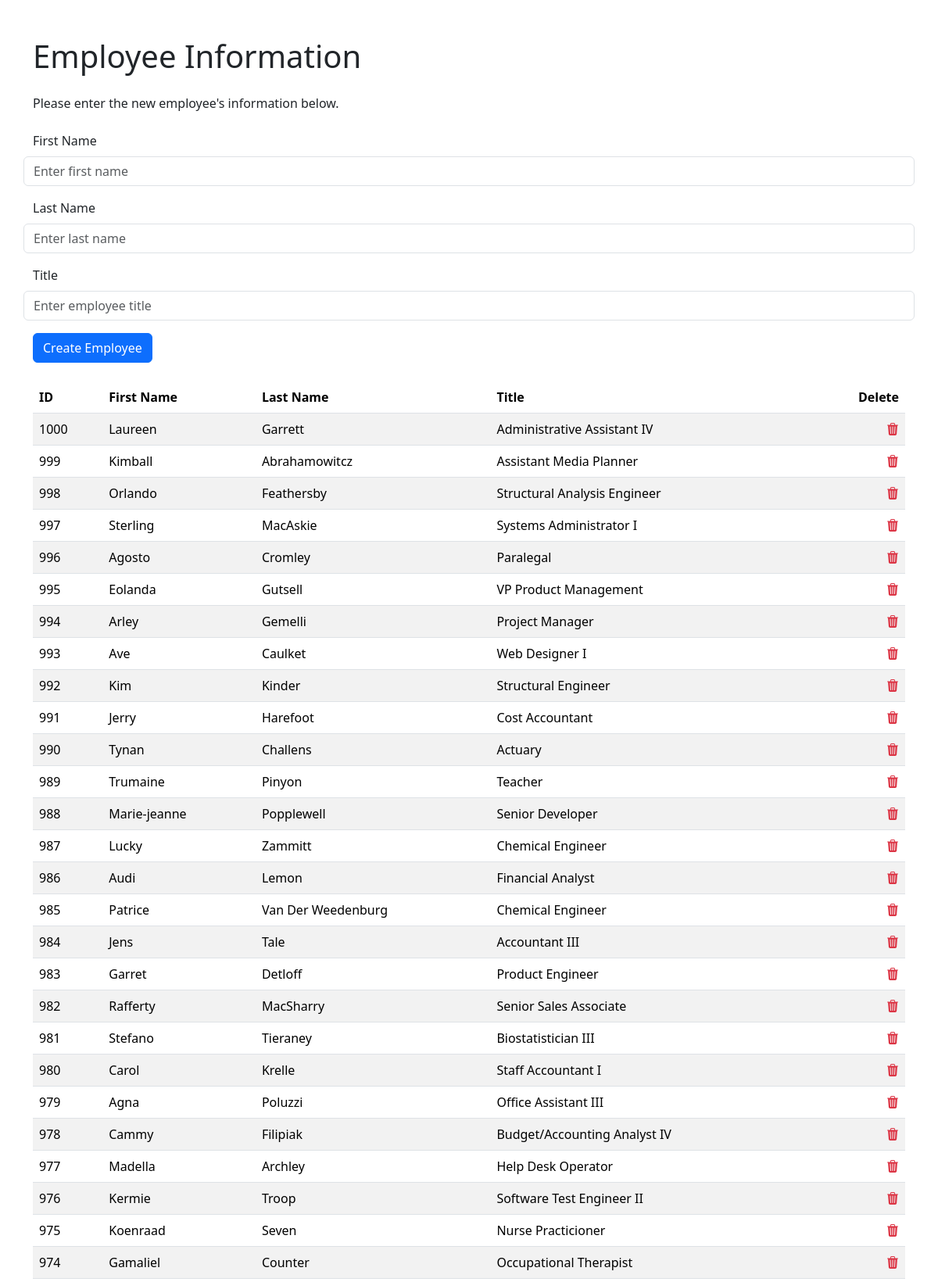
Screenshot of /littleBobby.php (upper part) with the database file from the repository.
### tables this page shows
CREATE TABLE `employee` (
  `id` int NOT NULL,
  `firstname` varchar(45) DEFAULT NULL,
  `lastname` varchar(45) DEFAULT NULL,
  `street` varchar(45) DEFAULT NULL,
  `city` varchar(45) DEFAULT NULL,
  `state` varchar(45) DEFAULT NULL,
  `title` varchar(45) DEFAULT NULL,
  `salary` decimal(9,2) DEFAULT NULL,
  `department` int DEFAULT NULL,
  `supervisor` int DEFAULT NULL,
  PRIMARY KEY (`id`),
  KEY `EmployeeDept_idx` (`department`),
  CONSTRAINT `EmployeeDept` FOREIGN KEY (`department`) REFERENCES `department` (`id`) ON DELETE NO ACTION ON UPDATE NO ACTION
);

### www/database.php (called while the page is built, shortened)
        <?php
function getAllEmployees($conn) {
    $sql =<<<EOQ
    SELECT id, firstname, lastname, title FROM employee
    ORDER BY id DESC LIMIT 50;
    EOQ;
    try {
        $stmt = $conn->prepare($sql);
        $stmt->execute();
        return $stmt->get_result();
    } catch (Exception $e) {
        ?>
        <div class="alert alert-danger mt-4" role="alert">
            <b>Database Error:</b><br>
            <?php echo $e->getMessage(); ?>
        </div>
        <?php
    }
}
        ?>

### www/littleBobby.php (the view, shortened to what this page needs)
<!DOCTYPE html>
<html lang="en">
<head>
  <link href="https://cdn.jsdelivr.net/npm/bootstrap@5.3.6/dist/css/bootstrap.min.css" rel="stylesheet">
  <link href="https://cdn.jsdelivr.net/npm/bootstrap-icons/font/bootstrap-icons.css" rel="stylesheet">
</head>
<body>
  <div class="container mt-5">
    <h1 class="mb-4">Employee Information</h1>
    <p class="mb-4">Please enter the new employee's information below.</p>
    <form id="addEmployeeForm">
      <div class="row mb-3">
        <label for="employeeFirstname" class="form-label">First Name</label>
        <input type="text" class="form-control" id="employeeFirstname" name="firstname" placeholder="Enter first name">
      </div>
      <div class="row mb-3">
        <label for="employeeLastname" class="form-label">Last Name</label>
        <input type="text" class="form-control" id="employeeLastname" name="lastname" placeholder="Enter last name">
      </div>
      <div class="row mb-3">
        <label for="employeeTitle" class="form-label">Title</label>
        <input type="text" class="form-control" id="employeeTitle" name="title" placeholder="Enter employee title">
      </div>
      <button type="submit" class="btn btn-primary">Create Employee</button>
    </form>
<?php
include 'database.php';
$conn = connect("workson", "WorksOnDanger", "Bunratty+44");
      ?>
      <?php
$result = getAllEmployees($conn);
?>
    <table class='table table-striped mt-4'>
      <thead>
        <tr><th>ID</th><th>First Name</th><th>Last Name</th><th>Title</th><th style="text-align: right;">Delete</th></tr>
      </thead>
      <tbody>
<?php
if (isset($result) && $result->num_rows > 0) {
  while ($row = $result->fetch_assoc()) {
    ?>
    <tr>
      <td><?=$row["id"]?></td>
      <td><?=$row["firstname"]?></td>
      <td><?=$row["lastname"]?></td>
      <td><?=$row["title"]?></td>
      <td style="text-align: right;">
        <i
          class="bi bi-trash3-fill text-danger"
          style="cursor: pointer;"
          onclick="deleteEmployee('<?=$row['firstname']?>', '<?=$row['lastname']?>', <?=$row['id']?>)">
        </i>
      </td>
    </tr>
    <?php
  }
}
?>
      </tbody>
    </table>
  </div>
</body>
</html>

### rows the page displays
employee: id "1000", firstname "Laureen", lastname "Garrett", title "Administrative Assistant IV"
employee: id "999", firstname "Kimball", lastname "Abrahamowitcz", title "Assistant Media Planner"
employee: id "998", firstname "Orlando", lastname "Feathersby", title "Structural Analysis Engineer"
employee: id "997", firstname "Sterling", lastname "MacAskie", title "Systems Administrator I"
employee: id "996", firstname "Agosto", lastname "Cromley", title "Paralegal"
employee: id "995", firstname "Eolanda", lastname "Gutsell", title "VP Product Management"
employee: id "994", firstname "Arley", lastname "Gemelli", title "Project Manager"
employee: id "993", firstname "Ave", lastname "Caulket", title "Web Designer I"
employee: id "992", firstname "Kim", lastname "Kinder", title "Structural Engineer"
employee: id "991", firstname "Jerry", lastname "Harefoot", title "Cost Accountant"
employee: id "990", firstname "Tynan", lastname "Challens", title "Actuary"
employee: id "989", firstname "Trumaine", lastname "Pinyon", title "Teacher"
employee: id "988", firstname "Marie-jeanne", lastname "Popplewell", title "Senior Developer"
employee: id "987", firstname "Lucky", lastname "Zammitt", title "Chemical Engineer"
employee: id "986", firstname "Audi", lastname "Lemon", title "Financial Analyst"
employee: id "985", firstname "Patrice", lastname "Van Der Weedenburg", title "Chemical Engineer"
employee: id "984", firstname "Jens", lastname "Tale", title "Accountant III"
employee: id "983", firstname "Garret", lastname "Detloff", title "Product Engineer"
employee: id "982", firstname "Rafferty", lastname "MacSharry", title "Senior Sales Associate"
employee: id "981", firstname "Stefano", lastname "Tieraney", title "Biostatistician III"
employee: id "980", firstname "Carol", lastname "Krelle", title "Staff Accountant I"
employee: id "979", firstname "Agna", lastname "Poluzzi", title "Office Assistant III"
employee: id "978", firstname "Cammy", lastname "Filipiak", title "Budget/Accounting Analyst IV"
employee: id "977", firstname "Madella", lastname "Archley", title "Help Desk Operator"
employee: id "976", firstname "Kermie", lastname "Troop", title "Software Test Engineer II"
employee: id "975", firstname "Koenraad", lastname "Seven", title "Nurse Practicioner"
employee: id "974", firstname "Gamaliel", lastname "Counter", title "Occupational Therapist"
